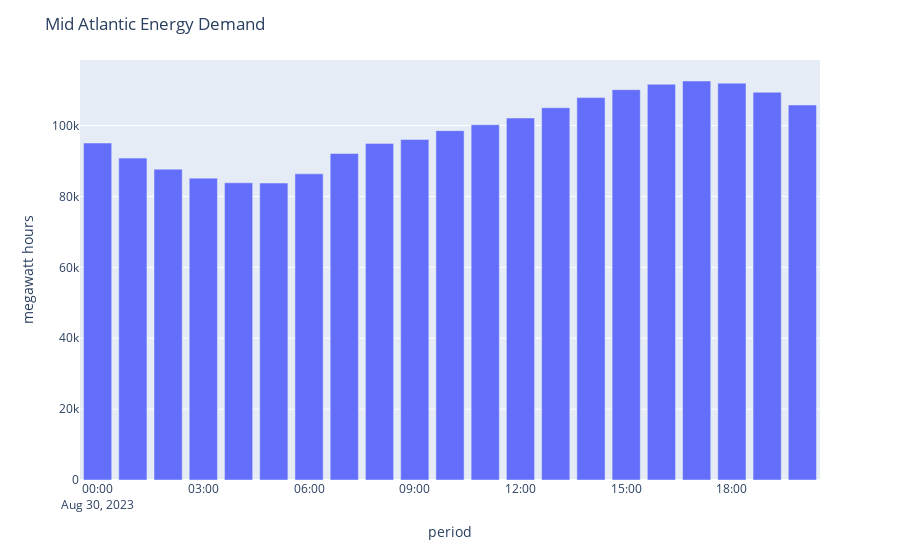

This figure's notebook cell:
### Code cell
fig = px.bar(x=[data_item.period_datetime for data_item in recent_demand_data], y=[data_item.value for data_item in recent_demand_data])
fig.update_layout(
    xaxis_title="period",
    yaxis_title="megawatt hours",
    title="Mid Atlantic Energy Demand"
)
fig.show()

### Figure 1 — Plotly figure (JSON) as saved in the notebook; plotly's stock layout.template omitted (floating-point values rounded to 4 significant figures)
{"data": [{"alignmentgroup": "True", "hovertemplate": "x=%{x}<br>y=%{y}<extra></extra>", "legendgroup": "", "marker": {"color": "#636efa", "pattern": {"shape": ""}}, "name": "", "offsetgroup": "", "orientation": "v", "showlegend": false, "textposition": "auto", "type": "bar", "x": ["2023-08-30T00:00:00-04:00", "2023-08-30T01:00:00-04:00", "2023-08-30T02:00:00-04:00", "2023-08-30T03:00:00-04:00", "2023-08-30T04:00:00-04:00", "2023-08-30T05:00:00-04:00", "2023-08-30T06:00:00-04:00", "2023-08-30T07:00:00-04:00", "2023-08-30T08:00:00-04:00", "2023-08-30T09:00:00-04:00", "2023-08-30T10:00:00-04:00", "2023-08-30T11:00:00-04:00", "2023-08-30T12:00:00-04:00", "2023-08-30T13:00:00-04:00", "2023-08-30T14:00:00-04:00", "2023-08-30T15:00:00-04:00", "2023-08-30T16:00:00-04:00", "2023-08-30T17:00:00-04:00", "2023-08-30T18:00:00-04:00", "2023-08-30T19:00:00-04:00", "2023-08-30T20:00:00-04:00"], "xaxis": "x", "y": [95073, 90813, 87689, 85166, 83846, 83785, 86382, 92110, 94966, 96085, 98567, 100234, 102127, 105027, 107878, 110124, 111650, 112568, 111948, 109382, 105806], "yaxis": "y"}], "layout": {"autosize": true, "barmode": "relative", "legend": {"tracegroupgap": 0}, "margin": {"t": 60}, "title": {"text": "Mid Atlantic Energy Demand"}, "xaxis": {"anchor": "y", "autorange": true, "domain": [0, 1], "range": ["2023-08-29 23:30", "2023-08-30 20:30"], "title": {"text": "period"}, "type": "date"}, "yaxis": {"anchor": "x", "autorange": true, "domain": [0, 1], "range": [0, 118500.0], "title": {"text": "megawatt hours"}, "type": "linear"}}}
